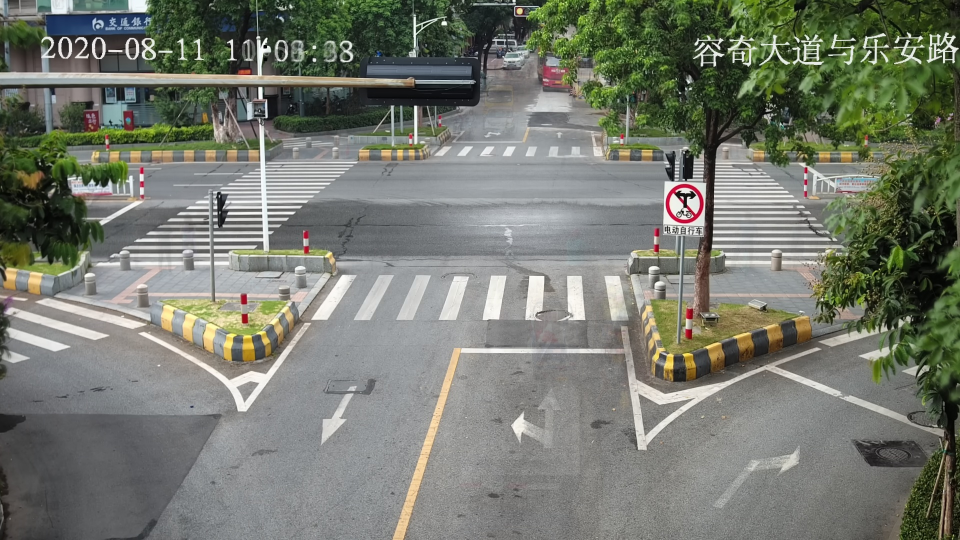
#> input picture north_1.jpg, 1920 x 1080 px, found by its file name (shown at 1/2 size)
$ python polzun.py
#> lines starting #> are read from the running program, lines starting #| are printed output that depends on the picture; after the words box and inside, x2 and y2 are one past the last pixel; in counts of white or black regions, pixels touching at a corner belong together
import cv2
import numpy as np


def nothing(x):
    pass


if __name__ == '__main__':

    # Load image
    image = cv2.imread('north_1.jpg')
#> image is the input picture: shape (1080, 1920, 3); mean B, G, R 110.5, 121.3, 117.4

    # Create a window
    cv2.namedWindow('image')

    # Create trackbars for color change
    # Hue is from 0-179 for Opencv
    cv2.createTrackbar('HMin', 'image', 0, 255, nothing)
#> slider 'HMin' is set to 51
    cv2.createTrackbar('LMin', 'image', 0, 255, nothing)
#> slider 'LMin' is set to 51
    cv2.createTrackbar('SMin', 'image', 0, 255, nothing)
#> slider 'SMin' is set to 51
    cv2.createTrackbar('HMax', 'image', 0, 255, nothing)
#> slider 'HMax' is set to 255
    cv2.createTrackbar('LMax', 'image', 0, 255, nothing)
#> slider 'LMax' is set to 255
    cv2.createTrackbar('SMax', 'image', 0, 255, nothing)
#> slider 'SMax' is set to 255

    # Set default value for Max HSV trackbars
    cv2.setTrackbarPos('HMax', 'image', 255)
    cv2.setTrackbarPos('LMax', 'image', 255)
    cv2.setTrackbarPos('SMax', 'image', 255)

    # Initialize HSV min/max values
    hMin = sMin = vMin = hMax = sMax = vMax = 0
    phMin = psMin = pvMin = phMax = psMax = pvMax = 0

    while 1:
        # Get current positions of all trackbars
        hMin = cv2.getTrackbarPos('HMin', 'image')
        sMin = cv2.getTrackbarPos('LMin', 'image')
        vMin = cv2.getTrackbarPos('SMin', 'image')
        hMax = cv2.getTrackbarPos('HMax', 'image')
        sMax = cv2.getTrackbarPos('LMax', 'image')
        vMax = cv2.getTrackbarPos('SMax', 'image')

        # Set minimum and maximum HSV values to display
        lower = np.array([hMin, sMin, vMin])
        upper = np.array([hMax, sMax, vMax])

        # Convert to HSV format and color threshold
        hsv = cv2.cvtColor(image, cv2.COLOR_BGR2HLS)
#> hsv: shape (1080, 1920, 3); mean of channels 0, 1, 2 58.9, 116.3, 33.1
        mask = cv2.inRange(hsv, lower, upper)
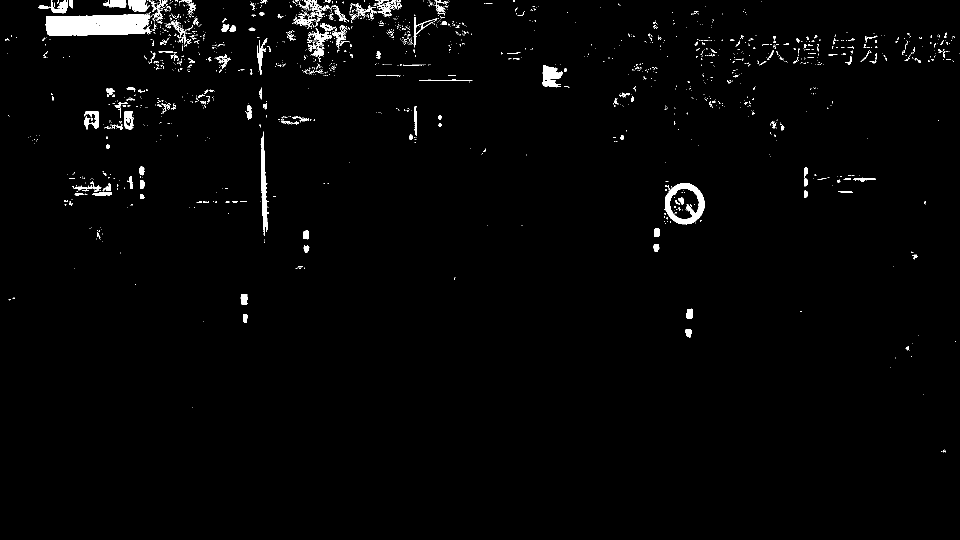
#> mask: shape (1080, 1920) (shown at 1/2 size); 1.7% white; 1644 white regions (1451 under 20 px), largest, box (x1, y1, x2, y2) and area: (91, 26, 303, 71) 7818, (1330, 366, 1409, 449) 2554, (521, 263, 538, 472) 1522
        result = cv2.bitwise_and(image, image, mask=mask)
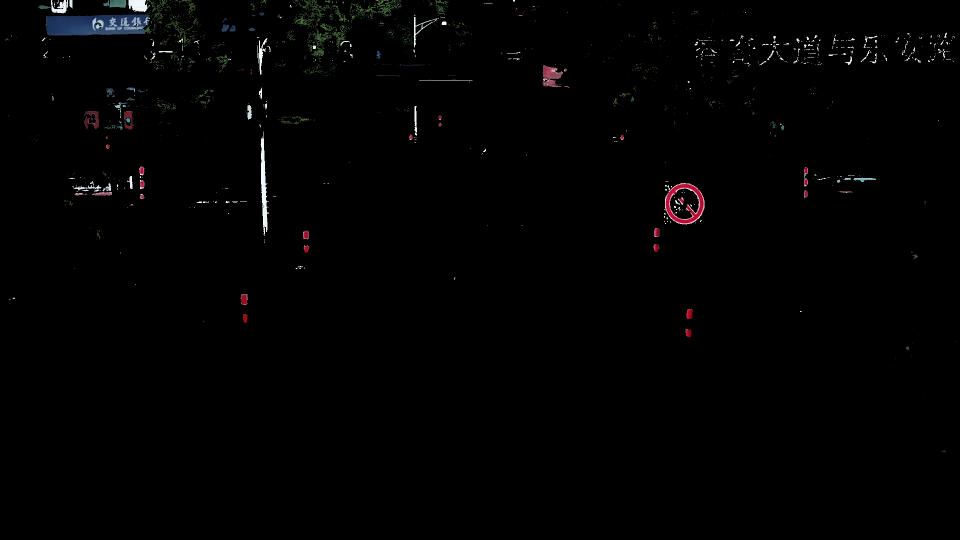
#> result: shape (1080, 1920, 3) (shown at 1/2 size); mean B, G, R 2, 2, 2.1

        # Print if there is a change in HSV value
        if (phMin != hMin) | (psMin != sMin) | (pvMin != vMin) | (phMax != hMax) | (psMax != sMax) | (pvMax != vMax):
            print("(hMin = %d , lMin = %d, sMin = %d), (hMax = %d , lMax = %d, sMax = %d)" % (
                hMin, sMin, vMin, hMax, sMax, vMax))
            phMin = hMin
            psMin = sMin
            pvMin = vMin
            phMax = hMax
            psMax = sMax
            pvMax = vMax

        # Display result image
        cv2.imshow('image', cv2.resize(result, (600, 300)))
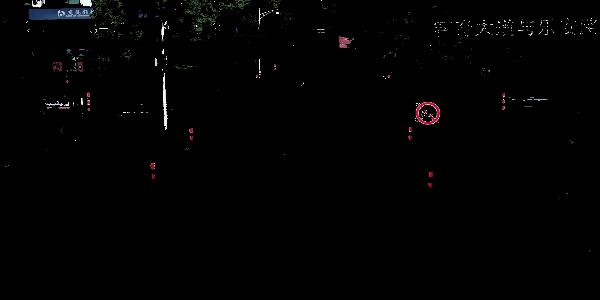
#> window 'image': shape (300, 600, 3); mean B, G, R 2, 2, 2.1
        if cv2.waitKey(10) & 0xFF == ord('q'):
#> (key q is pressed here)
            break

    cv2.destroyAllWindows()
    cv2.waitKey()

$ run again, with east_1.jpg copied over north_1.jpg
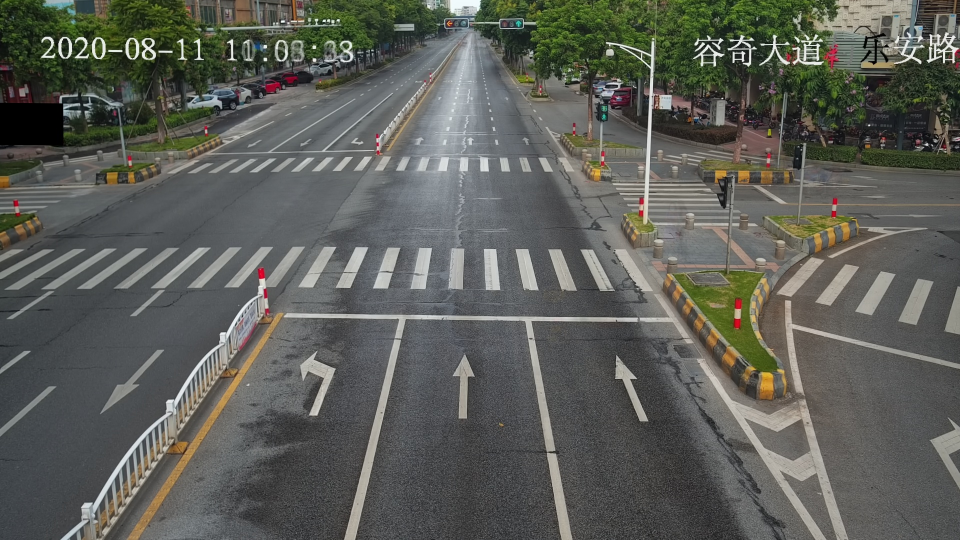
#> input picture east_1.jpg, 1920 x 1080 px, found by its file name (shown at 1/2 size)
#> image is the input picture: shape (1080, 1920, 3); mean B, G, R 87.9, 94, 92.4
#> hsv: shape (1080, 1920, 3); mean of channels 0, 1, 2 60.2, 91.3, 22.4
#> `mask = cv2.inRange(hsv, lower, upper)`:
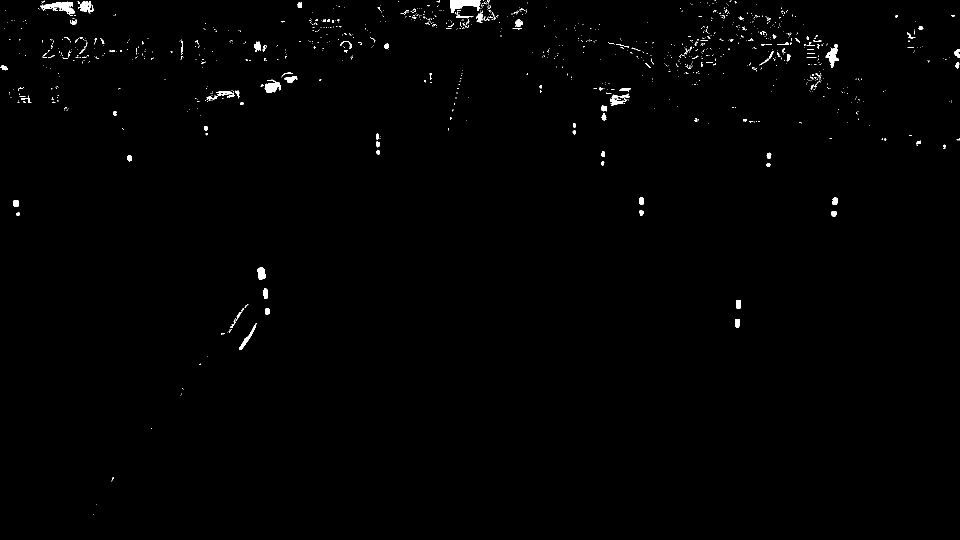
#> mask: shape (1080, 1920) (shown at 1/2 size); 0.64% white; 1160 white regions (1053 under 20 px), largest, box (x1, y1, x2, y2) and area: (901, 0, 962, 26) 935, (81, 3, 149, 32) 780, (529, 159, 562, 186) 531
#> `cv2.imshow('image', cv2.resize(result, (600, 300)))`:
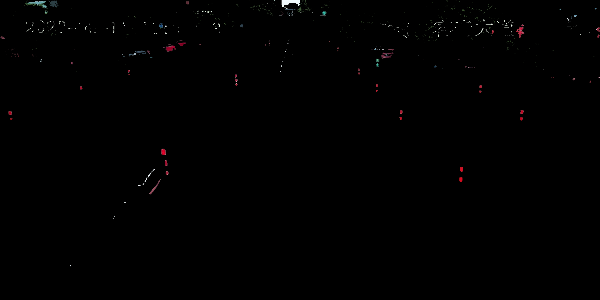
#> window 'image': shape (300, 600, 3); mean B, G, R 0.7, 0.7, 0.9

$ run again, with south_1.jpg copied over north_1.jpg
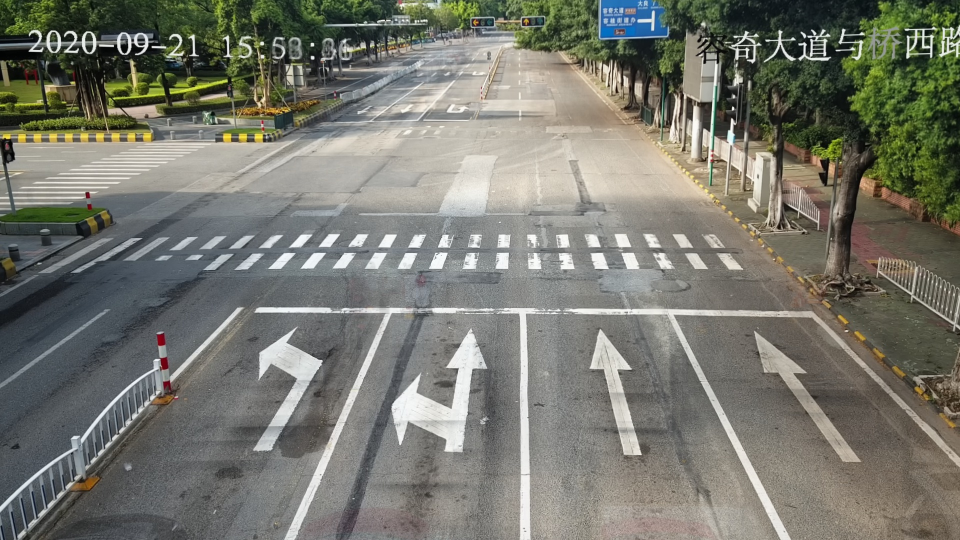
#> input picture south_1.jpg, 1920 x 1080 px, found by its file name (shown at 1/2 size)
#> image is the input picture: shape (1080, 1920, 3); mean B, G, R 110.1, 119.6, 118.9
#> hsv: shape (1080, 1920, 3); mean of channels 0, 1, 2 48.2, 115.7, 31.1
#> `mask = cv2.inRange(hsv, lower, upper)`:
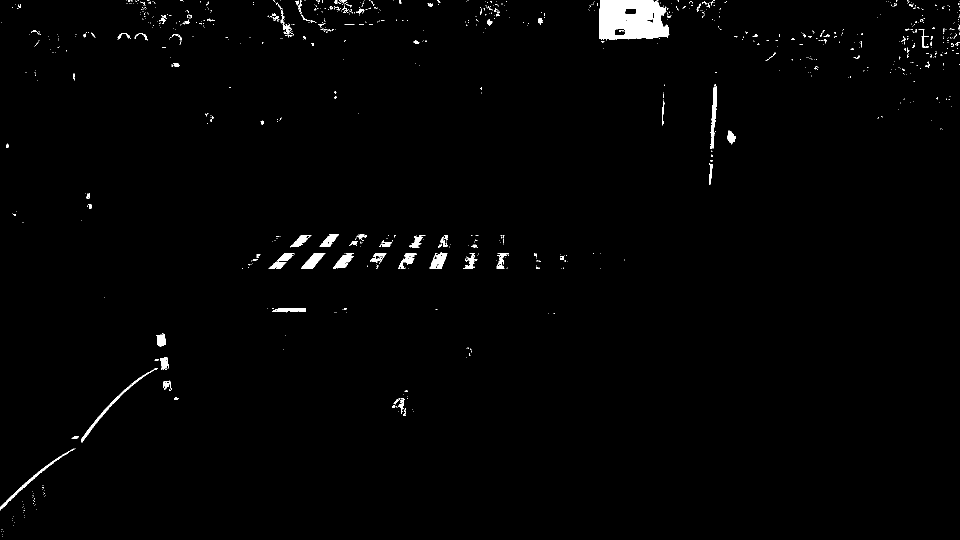
#> mask: shape (1080, 1920) (shown at 1/2 size); 1.2% white; 916 white regions (814 under 20 px), largest, box (x1, y1, x2, y2) and area: (1198, 0, 1338, 80) 9226, (162, 736, 315, 885) 879, (0, 897, 149, 1021) 776
#> `cv2.imshow('image', cv2.resize(result, (600, 300)))`:
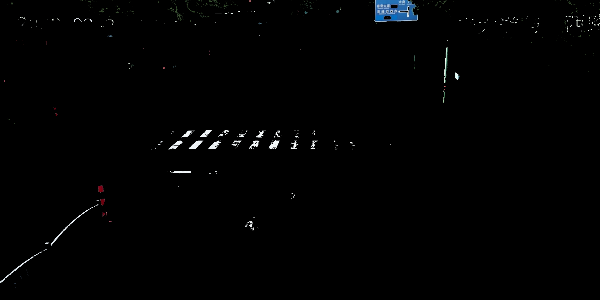
#> window 'image': shape (300, 600, 3); mean B, G, R 2.1, 1.9, 1.6
